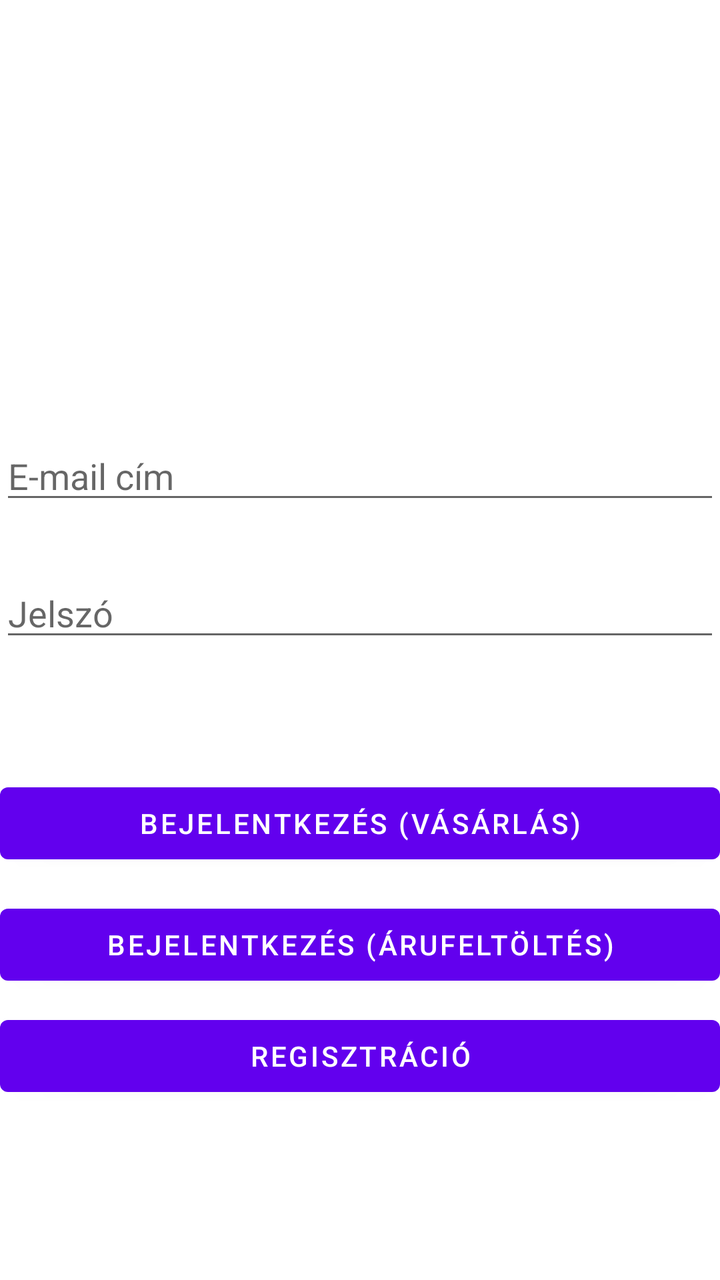
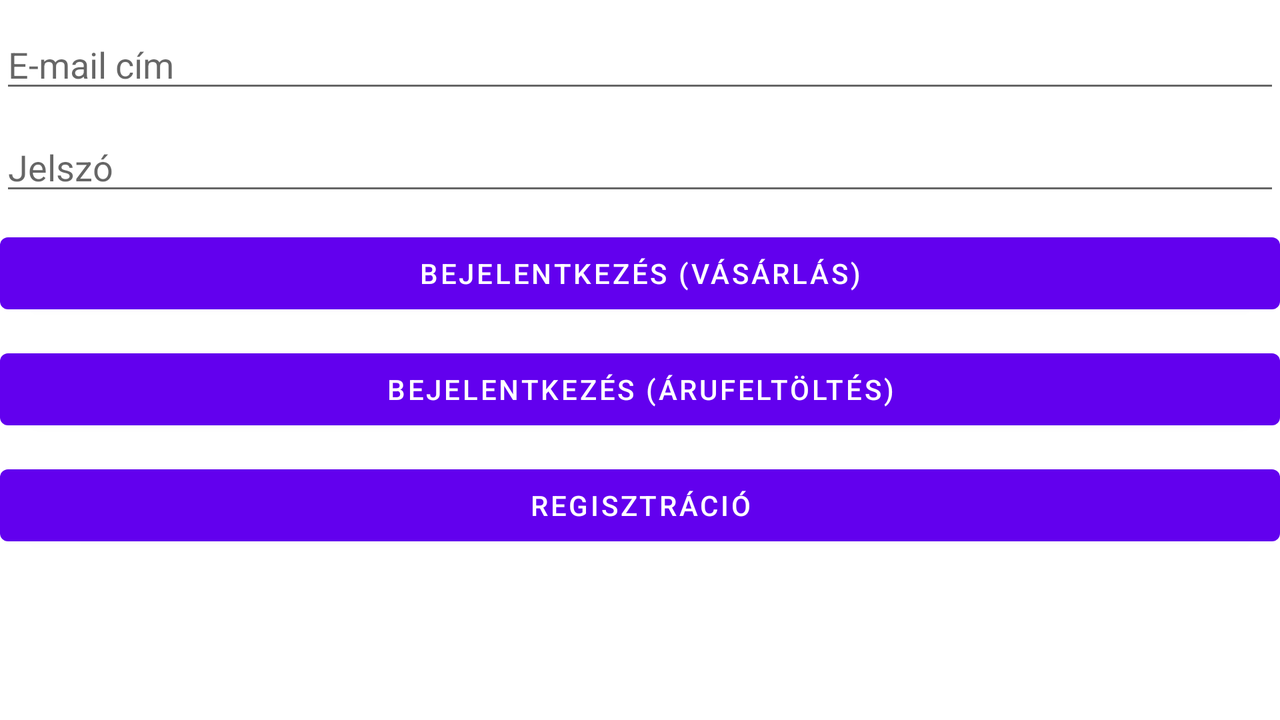

Compare how this app lays out the same screen by default and in its alternative resource folder. The renders come first, then the two layout files and the values they reference.
<!-- AndroidManifest.xml: application theme Theme.DecorationShop -->
<!-- res/layout/activity_main.xml -->
<?xml version="1.0" encoding="utf-8"?>
<androidx.constraintlayout.widget.ConstraintLayout xmlns:android="http://schemas.android.com/apk/res/android"
    xmlns:app="http://schemas.android.com/apk/res-auto"
    xmlns:tools="http://schemas.android.com/tools"
    android:layout_width="match_parent"
    android:layout_height="match_parent"
    tools:context=".MainActivity">


    <EditText
        android:id="@+id/etEmail"
        android:layout_width="match_parent"
        android:layout_height="wrap_content"
        android:ems="10"
        android:hint="@string/email"
        android:inputType="textEmailAddress"
        app:layout_constraintBottom_toBottomOf="parent"
        app:layout_constraintTop_toTopOf="parent"
        app:layout_constraintVertical_bias="0.36"
        tools:layout_editor_absoluteX="0dp" />

    <EditText
        android:id="@+id/etPassword"
        android:layout_width="match_parent"
        android:layout_height="wrap_content"
        android:ems="10"
        android:hint="@string/password"
        android:inputType="textPassword"
        app:layout_constraintBottom_toBottomOf="parent"
        app:layout_constraintTop_toBottomOf="@+id/etEmail"
        app:layout_constraintVertical_bias="0.08" />

    <Button
        android:id="@+id/loginButton"
        android:layout_width="0dp"
        android:layout_height="wrap_content"
        android:onClick="login"
        android:text="@string/login"
        app:layout_constraintBottom_toBottomOf="parent"
        app:layout_constraintEnd_toEndOf="parent"
        app:layout_constraintHorizontal_bias="0.0"
        app:layout_constraintStart_toStartOf="parent"
        app:layout_constraintTop_toBottomOf="@+id/etPassword"
        app:layout_constraintVertical_bias="0.233" />

    <Button
        android:id="@+id/login2Button"
        android:layout_width="0dp"
        android:layout_height="wrap_content"
        android:onClick="login2"
        android:text="@string/login2"
        app:layout_constraintBottom_toBottomOf="parent"
        app:layout_constraintEnd_toEndOf="parent"
        app:layout_constraintHorizontal_bias="0.0"
        app:layout_constraintStart_toStartOf="parent"
        app:layout_constraintTop_toBottomOf="@+id/loginButton"
        app:layout_constraintVertical_bias="0.08" />

    <Button
        android:id="@+id/registerButton"
        android:layout_width="0dp"
        android:layout_height="wrap_content"
        android:onClick="registration"
        android:text="@string/registration"
        app:layout_constraintBottom_toBottomOf="parent"
        app:layout_constraintEnd_toEndOf="parent"
        app:layout_constraintHorizontal_bias="0.0"
        app:layout_constraintStart_toStartOf="parent"
        app:layout_constraintTop_toBottomOf="@+id/login2Button"
        app:layout_constraintVertical_bias="0.08" />


</androidx.constraintlayout.widget.ConstraintLayout>
<!-- resources referenced by this layout -->
<resources>
  <string name="email">E-mail cím</string>
  <string name="login">Bejelentkezés (vásárlás)</string>
  <string name="login2">Bejelentkezés (árufeltöltés)</string>
  <string name="password">Jelszó</string>
  <string name="registration">Regisztráció</string>
  <style name="Theme.DecorationShop" parent="Theme.MaterialComponents.DayNight.DarkActionBar">
          
          <item name="colorPrimary">@color/purple_500</item>
          <item name="colorPrimaryVariant">@color/purple_700</item>
          <item name="colorOnPrimary">@color/white</item>
          
          <item name="colorSecondary">@color/teal_200</item>
          <item name="colorSecondaryVariant">@color/teal_700</item>
          <item name="colorOnSecondary">@color/black</item>
          
          <item name="android:statusBarColor" tools:targetApi="l">?attr/colorPrimaryVariant</item>
          
      </style>
</resources>
<!-- res/layout-land/activity_main.xml (the repository's variant of the layout above) -->
<!-- drawn on the phone turned sideways -->
<?xml version="1.0" encoding="utf-8"?>
<LinearLayout
    xmlns:android="http://schemas.android.com/apk/res/android"
    xmlns:app="http://schemas.android.com/apk/res-auto"
    xmlns:tools="http://schemas.android.com/tools"
    android:orientation="vertical"
    android:layout_width="match_parent"
    android:layout_height="match_parent"
    tools:context=".MainActivity">

    <EditText
        android:id="@+id/etEmail"
        android:layout_width="match_parent"
        android:layout_height="wrap_content"
        android:ems="10"
        android:hint="@string/email"
        android:layout_marginTop="10dp"
        android:inputType="textEmailAddress"
        tools:layout_editor_absoluteX="0dp" />

    <EditText
        android:id="@+id/etPassword"
        android:layout_width="match_parent"
        android:layout_height="wrap_content"
        android:ems="10"
        android:hint="@string/password"
        android:layout_marginTop="10dp"
        android:inputType="textPassword" />

    <Button
        android:id="@+id/loginButton"
        android:onClick="login"
        android:layout_width="match_parent"
        android:layout_marginTop="10dp"
        android:layout_height="wrap_content"
        android:text="@string/login" />

    <Button
        android:id="@+id/login2Button"
        android:onClick="login2"
        android:layout_width="match_parent"
        android:layout_marginTop="10dp"
        android:layout_height="wrap_content"
        android:text="@string/login2" />

    <Button
        android:id="@+id/registerButton"
        android:onClick="registration"
        android:layout_width="match_parent"
        android:layout_marginTop="10dp"
        android:layout_height="wrap_content"
        android:text="@string/registration" />



</LinearLayout>
